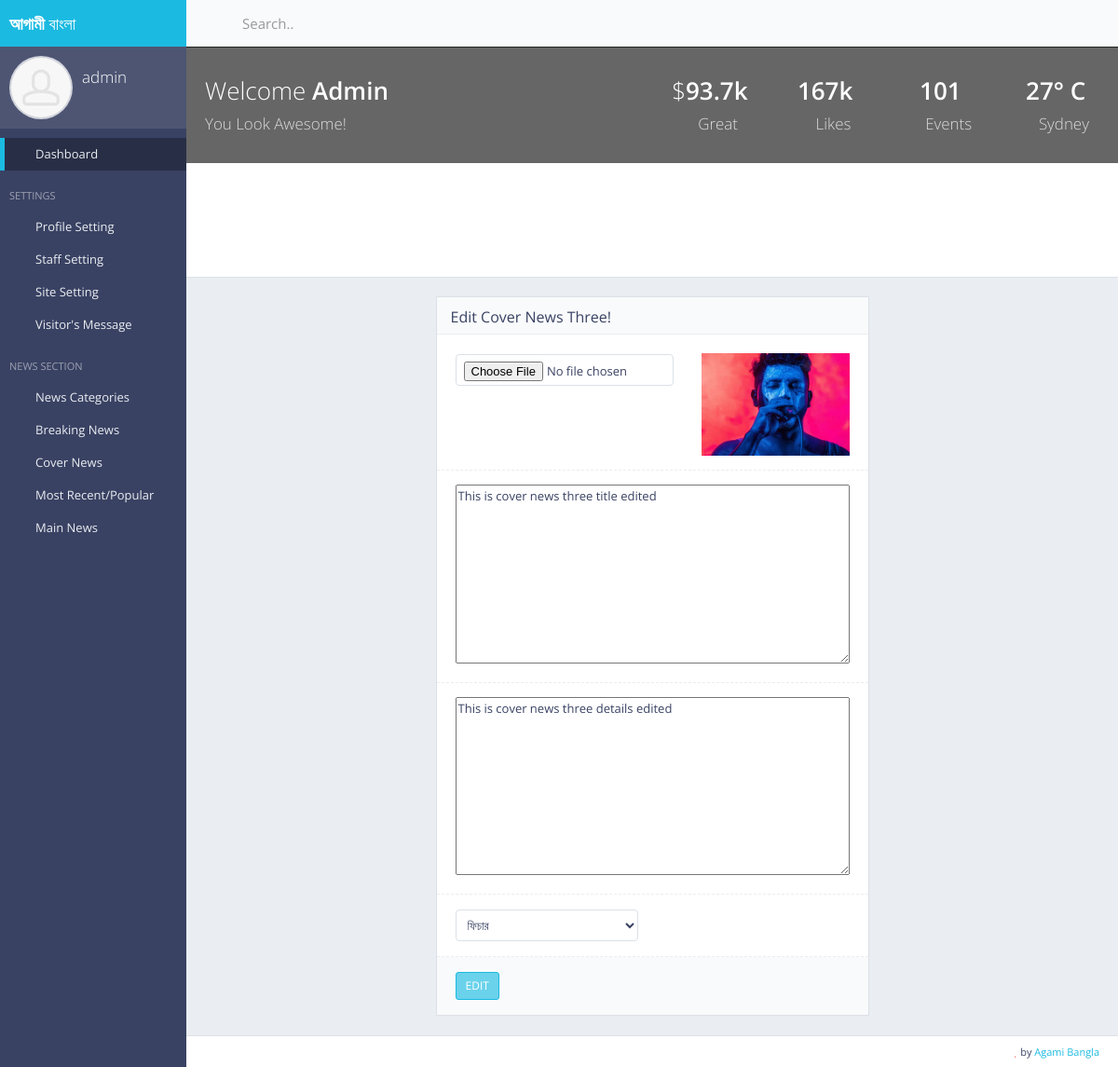
The page /aga/admin/edit/cover/news/three/1/ (signed in) on the database its author committed.
### user/models.py (models this page shows, shortened)
class User(AbstractBaseUser):
    first_name = models.CharField(max_length=30, blank=False, verbose_name='First Name')
    last_name  = models.CharField(verbose_name="Last Name", max_length=30, blank=False)
    email      = models.EmailField(verbose_name='email address',max_length=255,unique=True,)
    user_name  = models.CharField(max_length=30, blank=False, unique=True)
    is_active  = models.BooleanField(default=False)
    is_admin   = models.BooleanField(default=False)
    is_Staff   = models.BooleanField(default=False)
    objects = CustomUserManager()
    USERNAME_FIELD = 'email'
    REQUIRED_FIELDS = ['user_name']

### adminPanel/models.py (models this page shows, shortened)
class CoverNews3(models.Model):
    cover_news_image = models.ImageField()
    cover_news_title = models.TextField(max_length=255, verbose_name="Cover News Title")
    cover_news_category = models.CharField(max_length=255, default="")
    cover_news_subcategory = models.CharField(max_length=255, blank=True, null=True)
    cover_news_details = models.TextField(max_length=2000, blank=True, null=True)
    cover_news_added_at = models.DateField(auto_now_add=True)

### adminPanel/views.py (the view, shortened to what this page needs)
# urls.py: url(r'^aga/admin/edit/cover/news/three/(?P<pk>\d+)/$', views.adminPanel_editCoverNewsThree, name='adminPanelEditCoverNews3'),
@login_required(login_url='/login/user')
def adminPanel_editCoverNewsThree(request, pk):
    cover_news_info_3 = CoverNews3.objects.filter(pk=pk).first()
    cover_news_cat_id = int(cover_news_info_3.cover_news_category)
    news_categories = NewsCategories.objects.all()
    context = {
        'pk' : pk,
        'cover_news_three_info' : cover_news_info_3,
        'cover_news_three_cat_id' : cover_news_cat_id,
        'news_categories' : news_categories,
    }
    return render(request, "backEnd/edit_cover_news_3.html", context)

### core/templates/backEnd/edit_cover_news_3.html (shortened to what this page needs)
{% extends 'backEnd/index.html' %}
{% load static %}
{% block main_content %}
<div class="row">
    <div class="col-md-3"></div>
    <div class="col-md-6">
        <div class="block">
            <div class="block-title">
                <h2>Edit Cover News Three!</h2>
            </div>
            <form action="{%url 'adminPanelEditCoverNews3' pk=pk %}" method="post" enctype="multipart/form-data" class="form-horizontal form-bordered">
                <div class="form-group">
                    <div class="col-md-7">
                        <input type="file" name="edit-cover-news-three-img" id="edit-cover-news-three-img" class="form-control">
                    </div>
                    <div class="col-md-5">
                        <img src="{{cover_news_three_info.cover_news_image.url}}" id="cover-news-one-img-preview" style="width:100%;height: 110px;" alt="">
                    </div>
                </div>
                <div class="form-group">
                    <div class="col-md-12">
                        <textarea name="edit_cover_news_title" id="edit_cover_news_title" cols="" style="width: 100%;" rows="10" maxlength="" placeholder="Cover News Title" required>{{cover_news_three_info.cover_news_title}}</textarea>
                    </div>
                </div>
                <div class="form-group">
                    <div class="col-md-12">
                        <textarea name="edit_cover_news_details" id="edit_cover_news_details" cols="" style="width: 100%;" rows="10" maxlength="" placeholder="Cover News Title" required>{{cover_news_three_info.cover_news_details}}</textarea>
                    </div>
                </div>
                <div class="form-group">
                    <div class="col-md-6">
                        <select id="select-category" name="edit-select-cover-news-category" class="form-control" size="1" required>
                            {% if news_categories|length == 0 %}
                            <option value="0">No News Category Found</option>
                            {% else %}
                            {% for cats in news_categories %}
                            {% if cover_news_three_info %}
                            {% if cats.pk == cover_news_three_cat_id %}
                            <option value="{{cats.pk}}" selected>{{cats.category_name}}</option>
                            {% else %}
                            <option value="{{cats.pk}}">{{cats.category_name}}</option>
                            {% endif %}
                            {% endif %}
                            {% endfor %}
                            {% endif %}
                        </select>
                    </div>
                    <div class="col-md-6">
                    </div>
                </div>
                <div class="form-group form-actions">
                    <div class="col-xs-12">
                        <button type="submit" class="btn btn-sm btn-primary">EDIT</button>
                    </div>
                </div>
            </form>
        </div>
    </div>
     <div class="col-md-3"></div>
</div>
{% endblock %}

### core/templates/backEnd/index.html (shortened to what this page needs)
{% load static %}
<!DOCTYPE html>
<html class="no-js" lang="en">
<head>
    <link rel="stylesheet" href="{%static 'backEnd/css/bootstrap.min.css' %}">
    <link rel="stylesheet" href="{%static 'backEnd/css/plugins.css' %}">
    <link rel="stylesheet" href="{%static 'backEnd/css/main.css' %}">
    <link rel="stylesheet" href="{%static 'backEnd/css/themes.css' %}">
</head>
<body>
<div id="page-wrapper">
    <div id="page-container" class="sidebar-partial sidebar-visible-lg sidebar-no-animations">
        <div id="sidebar">
            <div id="sidebar-scroll">
                <div class="sidebar-content">
                    <a href="index.html" class="sidebar-brand">
                        <span class="sidebar-nav-mini-hide"><strong>আগামী</strong> বাংলা</span>
                    </a>
                    <div class="sidebar-section sidebar-user clearfix sidebar-nav-mini-hide">
                        <div class="sidebar-user-avatar">
                            <a href="page_ready_user_profile.html">
                                {% if profile_pic %}
                                <img src="{{profile_pic.profileImg.url}}" alt="avatar">
                                {% else %}
                                <img src="{%static 'backEnd/img/placeholders/avatars/avatar2.jpg' %}" alt="avatar">
                                {% endif %}
                            </a>
                        </div>
                        <div class="sidebar-user-name">{{request.user.user_name}}</div>
                        <div class="sidebar-user-links">
                            <a href="#" data-toggle="tooltip" data-placement="bottom"
                               title="Profile"><i class="gi gi-user"></i></a>
                            <a href="/ag/admin/panel/update/profile/pic" class="enable-tooltip" data-placement="bottom" title="Settings"><i class="gi gi-cogwheel"></i></a>
                            <a href="{%url 'logoutUser' %}" data-toggle="tooltip" data-placement="bottom"
                               title="Logout"><i class="gi gi-exit"></i></a>
                        </div>
                    </div>
                    <ul class="sidebar-nav">
                        <li>
                            <a href="/ag/admin/panel/home" class=" active"><i class="gi gi-stopwatch sidebar-nav-icon"></i><span class="sidebar-nav-mini-hide">Dashboard</span></a>
                        </li>
                        <li class="sidebar-header">
                            <span class="sidebar-header-options clearfix">
                                <a href="javascript:void(0)" data-toggle="tooltip" title="Quick Settings">
                                    <i class="gi gi-settings"></i>
                                </a></span>
                            <span class="sidebar-header-title">Settings</span>
                        </li>
                        <li>
                            <a href="#" class="sidebar-nav-menu"><i
                                    class="fa fa-angle-left sidebar-nav-indicator sidebar-nav-mini-hide"></i>
                                <i class="gi gi-show_big_thumbnails sidebar-nav-icon"></i><span
                                        class="sidebar-nav-mini-hide">Profile Setting</span>
                            </a>
                        </li>
                        <li>
                            <a href="#" class="sidebar-nav-menu"><i
                                    class="fa fa-angle-left sidebar-nav-indicator sidebar-nav-mini-hide"></i>
                                <i class="gi gi-show_big_thumbnails sidebar-nav-icon"></i><span
                                        class="sidebar-nav-mini-hide">Staff Setting</span>
                            </a>
                        </li>
                        <li>
                            <a href="#" class="sidebar-nav-menu"><i
                                    class="fa fa-angle-left sidebar-nav-indicator sidebar-nav-mini-hide"></i>
                                <i class="gi gi-show_big_thumbnails sidebar-nav-icon"></i><span
                                        class="sidebar-nav-mini-hide">Site Setting</span>
                            </a>
                        </li>
                        <li>
                            <a href="#" class="sidebar-nav-menu"><i
                                    class="fa fa-angle-left sidebar-nav-indicator sidebar-nav-mini-hide"></i>
                                <i class="gi gi-show_big_thumbnails sidebar-nav-icon"></i><span
                                        class="sidebar-nav-mini-hide">Visitor's Message</span>
                            </a>
                        </li>
                        <li class="sidebar-header">
                            <span class="sidebar-header-options clearfix">
                                <a href="javascript:void(0)" data-toggle="tooltip" title="Quick Settings">
                                    <i class="gi gi-settings"></i>
                                </a></span>
                            <span class="sidebar-header-title">News Section</span>
                        </li>
                        <li>
                            <a href="#" class="sidebar-nav-menu"><i
                                    class="fa fa-angle-left sidebar-nav-indicator sidebar-nav-mini-hide"></i>
                                <i class="gi gi-show_big_thumbnails sidebar-nav-icon"></i><span class="sidebar-nav-mini-hide">News Categories</span>
                            </a>
                        </li>
                        <li>
                            <a href="#" class="sidebar-nav-menu"><i
                                    class="fa fa-angle-left sidebar-nav-indicator sidebar-nav-mini-hide"></i>
                                <i class="gi gi-show_big_thumbnails sidebar-nav-icon"></i><span class="sidebar-nav-mini-hide">Breaking News</span>
                            </a>
                        </li>
                        <li>
                            <a href="#" class="sidebar-nav-menu"><i
                                    class="fa fa-angle-left sidebar-nav-indicator sidebar-nav-mini-hide"></i>
                                <i class="gi gi-show_big_thumbnails sidebar-nav-icon"></i><span class="sidebar-nav-mini-hide">Cover News</span>
                            </a>
                        </li>
                         <li>
                            <a href="#" class="sidebar-nav-menu"><i
                                    class="fa fa-angle-left sidebar-nav-indicator sidebar-nav-mini-hide"></i>
                                <i class="gi gi-show_big_thumbnails sidebar-nav-icon"></i><span class="sidebar-nav-mini-hide">Most Recent/Popular</span>
                            </a>
                        </li>
                         <li>
                            <a href="#" class="sidebar-nav-menu"><i
                                    class="fa fa-angle-left sidebar-nav-indicator sidebar-nav-mini-hide"></i>
                                <i class="gi gi-show_big_thumbnails sidebar-nav-icon"></i><span class="sidebar-nav-mini-hide">Main News</span>
                            </a>
                        </li>
                    </ul>
                </div>
            </div>
        </div>
        <div id="main-container">
            <header class="navbar navbar-default">
                <ul class="nav navbar-nav-custom">
                    <li>
                        <a href="javascript:void(0)" onclick="App.sidebar('toggle-sidebar');this.blur();">
                            <i class="fa fa-bars fa-fw"></i>
                        </a>
                    </li>
                </ul>
                <form action="page_ready_search_results.html" method="post" class="navbar-form-custom">
                    <div class="form-group">
                        <input type="text" id="top-search" name="top-search" class="form-control"
                               placeholder="Search..">
                    </div>
                </form>
            </header>
            <div id="page-content">
                <div class="content-header content-header-media">
                    <div class="header-section">
                        <div class="row">
                            <div class="col-md-4 col-lg-6 hidden-xs hidden-sm">
                                <h1>Welcome <strong>Admin</strong><br><small>You Look Awesome!</small></h1>
                            </div>
                            <div class="col-md-8 col-lg-6">
                                <div class="row text-center">
                                    <div class="col-xs-4 col-sm-3">
                                        <h2 class="animation-hatch">
                                            $<strong>93.7k</strong><br>
                                            <small><i class="fa fa-thumbs-o-up"></i> Great</small>
                                        </h2>
                                    </div>
                                    <div class="col-xs-4 col-sm-3">
                                        <h2 class="animation-hatch">
                                            <strong>167k</strong><br>
                                            <small><i class="fa fa-heart-o"></i> Likes</small>
                                        </h2>
                                    </div>
                                    <div class="col-xs-4 col-sm-3">
                                        <h2 class="animation-hatch">
                                            <strong>101</strong><br>
                                            <small><i class="fa fa-calendar-o"></i> Events</small>
                                        </h2>
                                    </div>
                                    <div class="col-sm-3 hidden-xs">
                                        <h2 class="animation-hatch">
                                            <strong>27&deg; C</strong><br>
                                            <small><i class="fa fa-map-marker"></i> Sydney</small>
                                        </h2>
                                    </div>
                                </div>
                            </div>
                        </div>
                    </div>
                </div>
                {% block main_content %}
                {% endblock %}
            </div>
            <footer class="clearfix">
                <div class="pull-right">
                     <i class="fa fa-heart text-danger"></i> by <a href="#" target="_blank">Agami Bangla</a>
                </div>
            </footer>
        </div>
    </div>
</div>
</body>
</html>

### rows shown on the page
User: user.user_name "admin"
CoverNews3: cover_news_image (picture), edit_cover_news_title "This is cover news three title edited", edit_cover_news_details "This is cover news three details edited"

### other values the page prints
form field edit-select-cover-news-category "ফিচার"
